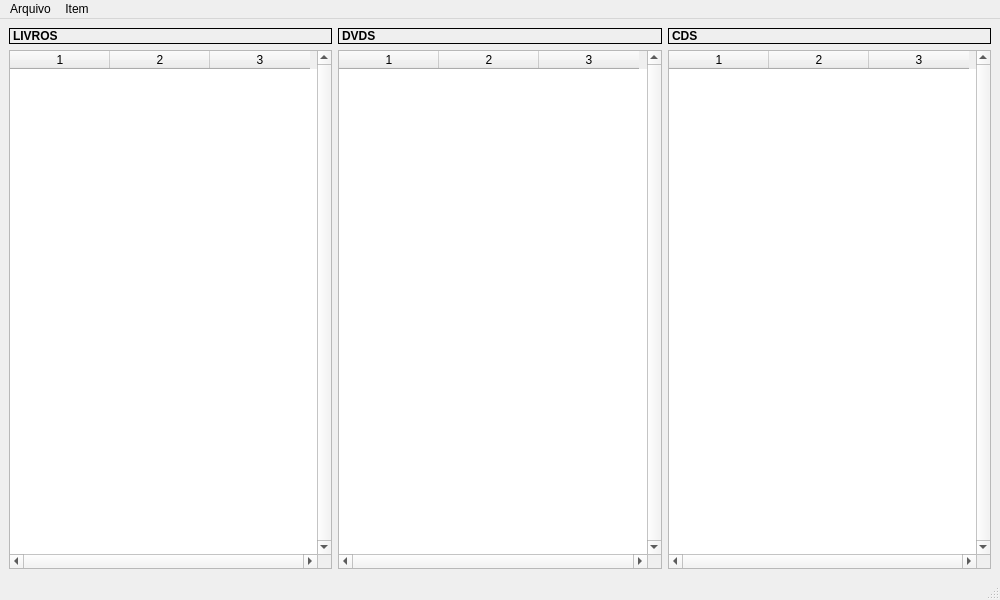
<?xml version="1.0" encoding="UTF-8"?>
<ui version="4.0">
 <class>MainLoja</class>
 <widget class="QMainWindow" name="MainLoja">
  <property name="geometry">
   <rect>
    <x>0</x>
    <y>0</y>
    <width>1000</width>
    <height>600</height>
   </rect>
  </property>
  <property name="windowTitle">
   <string>Estoque em loja</string>
  </property>
  <widget class="QWidget" name="centralwidget">
   <layout class="QHBoxLayout" name="horizontalLayout">
    <item>
     <layout class="QVBoxLayout" name="verticalLayout_4">
      <item>
       <widget class="QLabel" name="labelLivros">
        <property name="font">
         <font>
          <bold>true</bold>
         </font>
        </property>
        <property name="frameShape">
         <enum>QFrame::Shape::Box</enum>
        </property>
        <property name="text">
         <string>LIVROS</string>
        </property>
       </widget>
      </item>
      <item>
       <widget class="QTableWidget" name="tabelaLivros">
        <property name="font">
         <font>
          <bold>false</bold>
         </font>
        </property>
        <property name="autoFillBackground">
         <bool>false</bool>
        </property>
        <property name="verticalScrollBarPolicy">
         <enum>Qt::ScrollBarPolicy::ScrollBarAlwaysOn</enum>
        </property>
        <property name="horizontalScrollBarPolicy">
         <enum>Qt::ScrollBarPolicy::ScrollBarAlwaysOn</enum>
        </property>
        <property name="tabKeyNavigation">
         <bool>false</bool>
        </property>
        <property name="selectionMode">
         <enum>QAbstractItemView::SelectionMode::SingleSelection</enum>
        </property>
        <property name="selectionBehavior">
         <enum>QAbstractItemView::SelectionBehavior::SelectRows</enum>
        </property>
        <property name="columnCount">
         <number>3</number>
        </property>
        <attribute name="horizontalHeaderHighlightSections">
         <bool>false</bool>
        </attribute>
        <attribute name="verticalHeaderVisible">
         <bool>false</bool>
        </attribute>
        <attribute name="verticalHeaderHighlightSections">
         <bool>false</bool>
        </attribute>
        <column/>
        <column/>
        <column/>
       </widget>
      </item>
     </layout>
    </item>
    <item>
     <layout class="QVBoxLayout" name="verticalLayout_3">
      <item>
       <widget class="QLabel" name="labelDvds">
        <property name="font">
         <font>
          <bold>true</bold>
         </font>
        </property>
        <property name="frameShape">
         <enum>QFrame::Shape::Box</enum>
        </property>
        <property name="text">
         <string>DVDS</string>
        </property>
       </widget>
      </item>
      <item>
       <widget class="QTableWidget" name="tabelaDvds">
        <property name="font">
         <font>
          <bold>false</bold>
         </font>
        </property>
        <property name="verticalScrollBarPolicy">
         <enum>Qt::ScrollBarPolicy::ScrollBarAlwaysOn</enum>
        </property>
        <property name="horizontalScrollBarPolicy">
         <enum>Qt::ScrollBarPolicy::ScrollBarAlwaysOn</enum>
        </property>
        <property name="tabKeyNavigation">
         <bool>false</bool>
        </property>
        <property name="selectionMode">
         <enum>QAbstractItemView::SelectionMode::SingleSelection</enum>
        </property>
        <property name="selectionBehavior">
         <enum>QAbstractItemView::SelectionBehavior::SelectRows</enum>
        </property>
        <property name="columnCount">
         <number>3</number>
        </property>
        <attribute name="horizontalHeaderHighlightSections">
         <bool>false</bool>
        </attribute>
        <attribute name="verticalHeaderVisible">
         <bool>false</bool>
        </attribute>
        <attribute name="verticalHeaderHighlightSections">
         <bool>false</bool>
        </attribute>
        <column/>
        <column/>
        <column/>
       </widget>
      </item>
     </layout>
    </item>
    <item>
     <layout class="QVBoxLayout" name="verticalLayout"/>
    </item>
    <item>
     <layout class="QVBoxLayout" name="verticalLayout_2">
      <item>
       <widget class="QLabel" name="labelCds">
        <property name="font">
         <font>
          <bold>true</bold>
         </font>
        </property>
        <property name="frameShape">
         <enum>QFrame::Shape::Box</enum>
        </property>
        <property name="text">
         <string>CDS</string>
        </property>
       </widget>
      </item>
      <item>
       <widget class="QTableWidget" name="tabelaCds">
        <property name="font">
         <font>
          <bold>false</bold>
         </font>
        </property>
        <property name="verticalScrollBarPolicy">
         <enum>Qt::ScrollBarPolicy::ScrollBarAlwaysOn</enum>
        </property>
        <property name="horizontalScrollBarPolicy">
         <enum>Qt::ScrollBarPolicy::ScrollBarAlwaysOn</enum>
        </property>
        <property name="tabKeyNavigation">
         <bool>false</bool>
        </property>
        <property name="selectionMode">
         <enum>QAbstractItemView::SelectionMode::SingleSelection</enum>
        </property>
        <property name="selectionBehavior">
         <enum>QAbstractItemView::SelectionBehavior::SelectRows</enum>
        </property>
        <property name="columnCount">
         <number>3</number>
        </property>
        <attribute name="horizontalHeaderHighlightSections">
         <bool>false</bool>
        </attribute>
        <attribute name="verticalHeaderVisible">
         <bool>false</bool>
        </attribute>
        <attribute name="verticalHeaderHighlightSections">
         <bool>false</bool>
        </attribute>
        <column/>
        <column/>
        <column/>
       </widget>
      </item>
     </layout>
    </item>
   </layout>
  </widget>
  <widget class="QMenuBar" name="menubar">
   <property name="geometry">
    <rect>
     <x>0</x>
     <y>0</y>
     <width>1000</width>
     <height>22</height>
    </rect>
   </property>
   <widget class="QMenu" name="menuArquivo">
    <property name="title">
     <string>Arquivo</string>
    </property>
    <addaction name="actionLer"/>
    <addaction name="actionSalvar"/>
    <addaction name="separator"/>
    <addaction name="actionSair"/>
   </widget>
   <widget class="QMenu" name="menuItem">
    <property name="title">
     <string>Item</string>
    </property>
    <addaction name="actionIncluir_Livro"/>
    <addaction name="actionIncluir_CD"/>
    <addaction name="actionIncluir_DVD"/>
   </widget>
   <addaction name="menuArquivo"/>
   <addaction name="menuItem"/>
  </widget>
  <widget class="QStatusBar" name="statusbar"/>
  <action name="actionLer">
   <property name="text">
    <string>Ler...</string>
   </property>
  </action>
  <action name="actionSalvar">
   <property name="text">
    <string>Salvar...</string>
   </property>
  </action>
  <action name="actionSair">
   <property name="text">
    <string>Sair</string>
   </property>
  </action>
  <action name="actionIncluir_Livro">
   <property name="text">
    <string>Incluir Livro...</string>
   </property>
  </action>
  <action name="actionIncluir_CD">
   <property name="text">
    <string>Incluir CD...</string>
   </property>
  </action>
  <action name="actionIncluir_DVD">
   <property name="text">
    <string>Incluir DVD...</string>
   </property>
  </action>
 </widget>
 <resources/>
 <connections/>
</ui>
